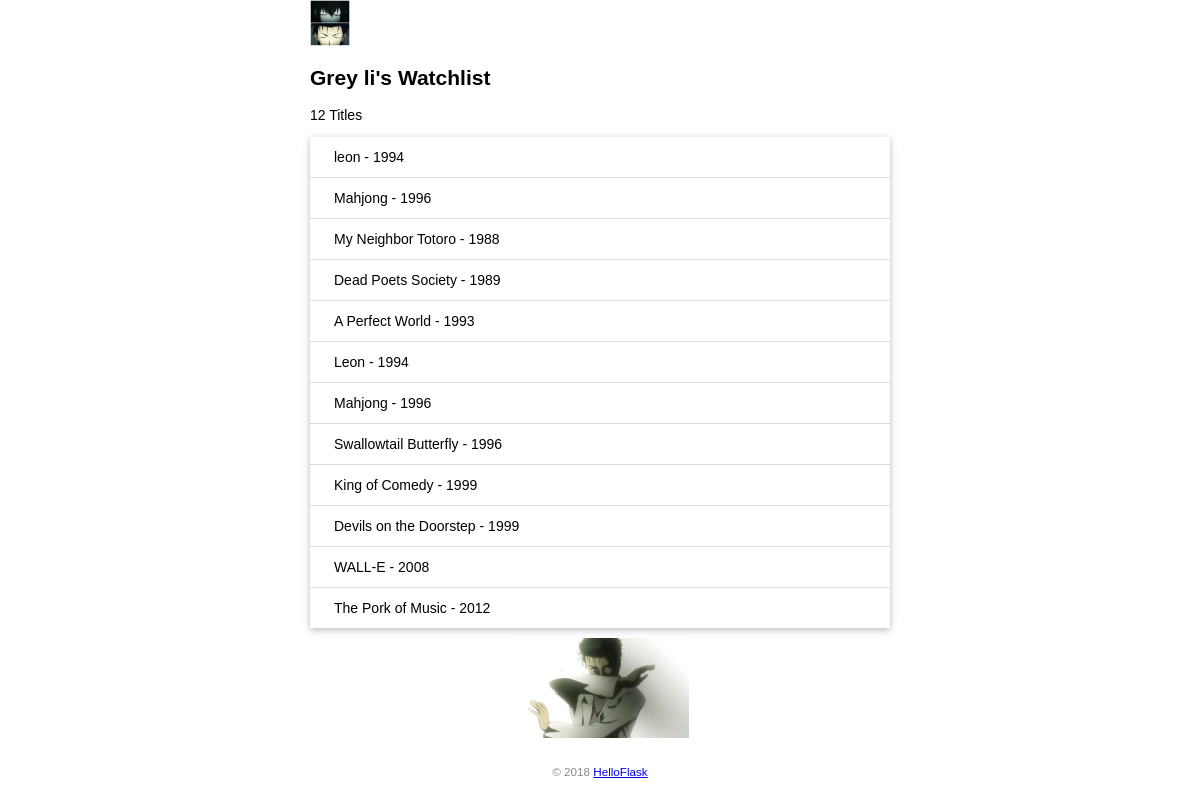
The page / on the database its author committed.
### app.py (models this page shows)
class User(db.Model):  # 表名将会是 user（自动生成，小写处理）
    id = db.Column(db.Integer, primary_key=True)  # 主键
    name = db.Column(db.String(20))  # 名字

class Movie(db.Model):  # 表名将会是 movie
    id = db.Column(db.Integer, primary_key=True)  # 主键
    title = db.Column(db.String(60))  # 电影标题
    year = db.Column(db.String(4))  # 电影年份

### app.py (the view)
@app.route('/')
def index():
    movies = Movie.query.all()
    return render_template('index.html', movies=movies)

### app.py (called while the page is built)
@app.context_processor
def inject_user():  # 函数名可以随意修改
    user = User.query.first()
    return dict(user=user)  # 需要返回字典，等同于return {'user': user}

### templates/index.html (shortened to what this page needs)
<!DOCTYPE html>
<html lang="en">
<head>
    <link rel="stylesheet" href="{{ url_for('static', filename='style.css') }}" type="text/css">
</head>
<body>
    <img alt="Steins" class="avatar" src="{{ url_for('static', filename='images/steingate.jpg') }}">
    <h2>{{ user.name }}'s Watchlist</h2>
    <p>{{ movies|length }} Titles</p>
    <ul class="movie-list">
        {% for movie in movies %}
        <li>{{ movie.title }} - {{ movie.year }}</li>
        {% endfor %}
    </ul>
    <img alt="Walking Totoro" class="totoro" src="{{ url_for('static', filename='images/stein_g.jpg') }}">
    <footer>
        <small>&copy; 2018 <a href="http://helloflask.com/tutorial">HelloFlask</a></small>
    </footer>
</body>
</html>

### static/style.css (style rules this page uses)
body { margin: auto; max-width: 580px; font-size: 14px; font-family: Helvetica, Arial, sans-serif; }
footer { color: #888; margin-top: 15px; text-align: center; padding: 10px; }
.avatar { width: 40px; }
.movie-list { list-style-type: none; padding: 0; margin-bottom: 10px; box-shadow: 0 2px 5px 0 rgba(0, 0, 0, 0.16), 0 2px 10px 0 rgba(0, 0, 0, 0.12); }
.movie-list li { padding: 12px 24px; border-bottom: 1px solid #ddd; }
.movie-list li:last-child { border-bottom:none; }
.totoro { display: block; margin: 0 auto; height: 100px; }

### rows shown on the page
User: name "Grey li"
Movie: title "leon", year "1994"
Movie: title "Mahjong", year "1996"
Movie: title "My Neighbor Totoro", year "1988"
Movie: title "Dead Poets Society", year "1989"
Movie: title "A Perfect World", year "1993"
Movie: title "Leon", year "1994"
Movie: title "Mahjong", year "1996"
Movie: title "Swallowtail Butterfly", year "1996"
Movie: title "King of Comedy", year "1999"
Movie: title "Devils on the Doorstep", year "1999"
Movie: title "WALL-E", year "2008"
Movie: title "The Pork of Music", year "2012"

### other values the page prints
{{ movies|length }} "12"
